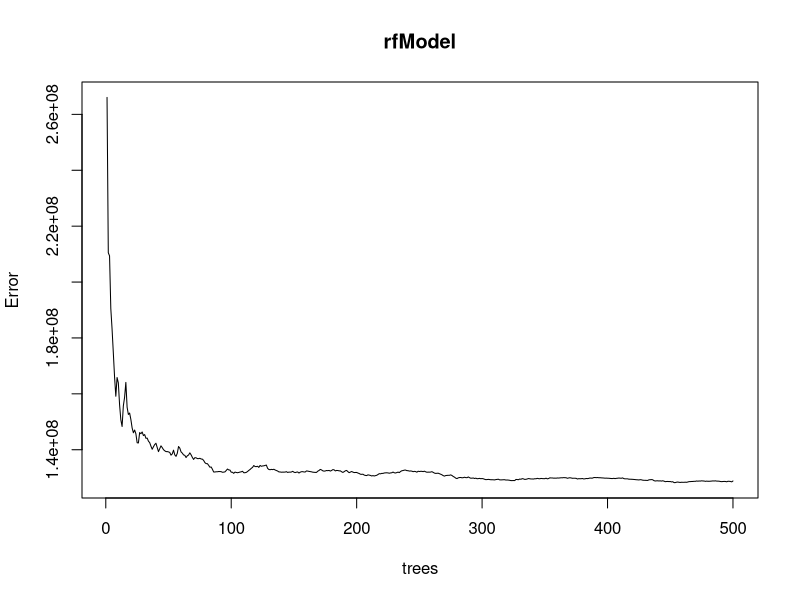
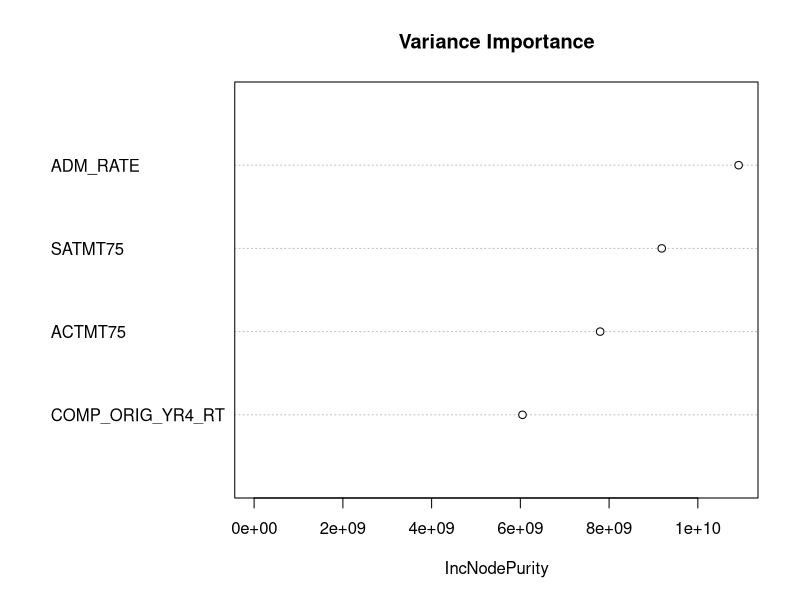

The R script that drew these images, in order:
#Prediction in earning
library(randomForest)

trainSet = read.csv("data/train-set.csv", header = TRUE)
trainSet = trainSet[c("SATMT75", "ACTMT75", "ADM_RATE", "COMP_ORIG_YR4_RT","MN_EARN_WNE_INC3_P10")]
testSet = read.csv("data/test-set.csv", header = TRUE)
testSet = testSet[c("SATMT75", "ACTMT75", "ADM_RATE", "COMP_ORIG_YR4_RT","MN_EARN_WNE_INC3_P10")]

rfModel = randomForest(MN_EARN_WNE_INC3_P10 ~ ., trainSet, ntree= 500)
rfModel
plot(rfModel)
#We plot the error rate across decision trees.
#The plot shows that the error become more stable after 200 decision trees.

imp <- importance(rfModel,type = 2) 
imp
#IncNodePurity is the average cumulative reduction in node impurity due
#to splits by a variable over the trees, which is also the mean decrease in MSE.

# Variable Importance Plot
varImpPlot(rfModel, sort = T, main = "Variance Importance", n.var = 4)

#Predict response variable value using random forest model
predModel = predict(rfModel, testSet)
predModel


res = table(predModel, testSet$MN_EARN_WNE_INC3_P10)
